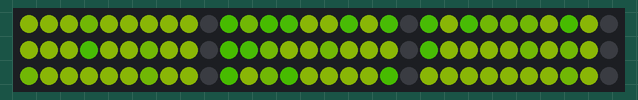
Recording of a sketch running on a simulated Arduino Uno, built with avr-gcc and run on an emulated ATmega328P. On the bench: 90 RGB LEDs in strip order, left to right, continuing on the next row. Dim RGB values are drawn brighter than linear; random numbers use the default seed unless the sketch sets one.

Above: at 1.4 s.
At 14.9 s:
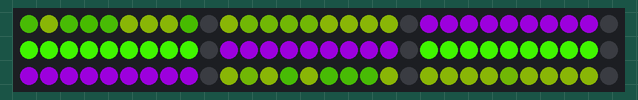
At 17.63 s:
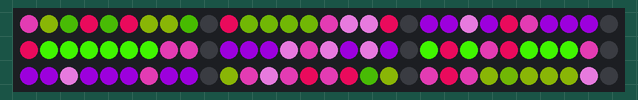
At 20.3 s:
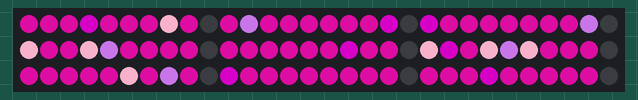
At 25.6 s:
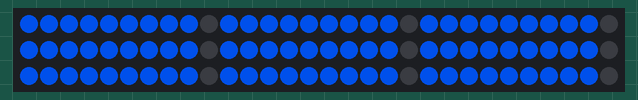
At 36.9 s:
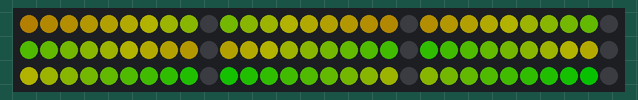

The sketch:

pollution.ino
```cpp
// https://github.com/FastLED/FastLED/blob/master/examples/XYMatrix/XYMatrix.ino

#include <FastLED.h>

#define LED_PIN  3

#define COLOR_ORDER GRB
#define CHIPSET     WS2811

#define BRIGHTNESS 255
// Helper functions for an two-dimensional XY matrix of pixels.
// Simple 2-D demo code is included as well.
//
//     XY(x,y) takes x and y coordinates and returns an LED index number,
//             for use like this:  leds[ XY(x,y) ] == CRGB::Red;
//             No error checking is performed on the ranges of x and y.
//
//     XYsafe(x,y) takes x and y coordinates and returns an LED index number,
//             for use like this:  leds[ XY(x,y) ] == CRGB::Red;
//             Error checking IS performed on the ranges of x and y, and an
//             index of "-1" is returned.  Special instructions below
//             explain how to use this without having to do your own error
//             checking every time you use this function.
//             This is a slightly more advanced technique, and
//             it REQUIRES SPECIAL ADDITIONAL setup, described below.


// Params for width and height
const uint8_t kMatrixWidth = 9;
const uint8_t kMatrixHeight = 9;
const uint8_t kUnlitPixelsPerRow = 1;

// Param for different pixel layouts
const bool    kMatrixSerpentineLayout = true;


// Set 'kMatrixSerpentineLayout' to false if your pixels are
// laid out all running the same way, like this:
//
//     0 >  1 >  2 >  3 >  4
//                         |
//     .----<----<----<----'
//     |
//     5 >  6 >  7 >  8 >  9
//                         |
//     .----<----<----<----'
//     |
//    10 > 11 > 12 > 13 > 14
//                         |
//     .----<----<----<----'
//     |
//    15 > 16 > 17 > 18 > 19
//
// Set 'kMatrixSerpentineLayout' to true if your pixels are
// laid out back-and-forth, like this:
//
//     0 >  1 >  2 >  3 >  4
//                         |
//                         |
//     9 <  8 <  7 <  6 <  5
//     |
//     |
//    10 > 11 > 12 > 13 > 14
//                        |
//                        |
//    19 < 18 < 17 < 16 < 15
//
// Bonus vocabulary word: anything that goes one way
// in one row, and then backwards in the next row, and so on
// is call "boustrophedon", meaning "as the ox plows."


// This function will return the right 'led index number' for
// a given set of X and Y coordinates on your matrix.
// IT DOES NOT CHECK THE COORDINATE BOUNDARIES.
// That's up to you.  Don't pass it bogus values.
//
// Use the "XY" function like this:
//
//    for( uint8_t x = 0; x < kMatrixWidth; x++) {
//      for( uint8_t y = 0; y < kMatrixHeight; y++) {
//
//        // Here's the x, y to 'led index' in action:
//        leds[ XY( x, y) ] = CHSV( random8(), 255, 255);
//
//      }
//    }
//
//
uint16_t XY( uint8_t x, uint8_t y)
{
  uint16_t i;
  if( kMatrixSerpentineLayout == false) {
    i = (y * kMatrixWidth) + x;
  }

  if( kMatrixSerpentineLayout == true) {
    if( y & 0x01) {
      // Odd rows run backwards
      uint8_t reverseX = (kMatrixWidth - 1) - x;
      // i = (y * kMatrixWidth) + reverseX;
      i = (y * kMatrixWidth) + reverseX + (y * kUnlitPixelsPerRow);
    } else {
      // Even rows run forwards
      // i = (y * kMatrixWidth) + x;
      i = (y * kMatrixWidth) + x + (y * kUnlitPixelsPerRow);
    }
  }

  return i;
}


// Once you've gotten the basics working (AND NOT UNTIL THEN!)
// here's a helpful technique that can be tricky to set up, but
// then helps you avoid the needs for sprinkling array-bound-checking
// throughout your code.
//
// It requires a careful attention to get it set up correctly, but
// can potentially make your code smaller and faster.
//
// Suppose you have an 8 x 5 matrix of 40 LEDs.  Normally, you'd
// delcare your leds array like this:
//    CRGB leds[40];
// But instead of that, declare an LED buffer with one extra pixel in
// it, "leds_plus_safety_pixel".  Then declare "leds" as a pointer to
// that array, but starting with the 2nd element (id=1) of that array:
//    CRGB leds_with_safety_pixel[41];
//    CRGB* const leds( leds_plus_safety_pixel + 1);
// Then you use the "leds" array as you normally would.
// Now "leds[0..N]" are aliases for "leds_plus_safety_pixel[1..(N+1)]",
// AND leds[-1] is now a legitimate and safe alias for leds_plus_safety_pixel[0].
// leds_plus_safety_pixel[0] aka leds[-1] is now your "safety pixel".
//
// Now instead of using the XY function above, use the one below, "XYsafe".
//
// If the X and Y values are 'in bounds', this function will return an index
// into the visible led array, same as "XY" does.
// HOWEVER -- and this is the trick -- if the X or Y values
// are out of bounds, this function will return an index of -1.
// And since leds[-1] is actually just an alias for leds_plus_safety_pixel[0],
// it's a totally safe and legal place to access.  And since the 'safety pixel'
// falls 'outside' the visible part of the LED array, anything you write
// there is hidden from view automatically.
// Thus, this line of code is totally safe, regardless of the actual size of
// your matrix:
//    leds[ XYsafe( random8(), random8() ) ] = CHSV( random8(), 255, 255);
//
// The only catch here is that while this makes it safe to read from and
// write to 'any pixel', there's really only ONE 'safety pixel'.  No matter
// what out-of-bounds coordinates you write to, you'll really be writing to
// that one safety pixel.  And if you try to READ from the safety pixel,
// you'll read whatever was written there last, reglardless of what coordinates
// were supplied.

#define NUM_LEDS (kMatrixWidth * kMatrixHeight) + (kMatrixHeight * kUnlitPixelsPerRow)
CRGB leds_plus_safety_pixel[ NUM_LEDS + 1];
CRGB* const leds( leds_plus_safety_pixel + 1);

uint16_t XYsafe( uint8_t x, uint8_t y)
{
  if( x >= kMatrixWidth) return -1;
  if( y >= kMatrixHeight) return -1;
  return XY(x,y);
}

// Demo that USES "XY" follows code below

void loop()
{
//    uint32_t ms = millis();
//    int32_t yHueDelta32 = ((int32_t)cos16( ms * (27/1) ) * (350 / kMatrixWidth));
//    int32_t xHueDelta32 = ((int32_t)cos16( ms * (39/1) ) * (310 / kMatrixHeight));
//    DrawOneFrame( ms / 65536, yHueDelta32 / 32768, xHueDelta32 / 32768);
//    if( ms < 5000 ) {
//      FastLED.setBrightness( scale8( BRIGHTNESS, (ms * 256) / 5000));
//    } else {
//      FastLED.setBrightness(BRIGHTNESS);
//    }
//     VerticalHorizontalRainbow(10);
//       SingleHSV(10, 255, 255);
//       FastLED.show();
//       delay(1000);
//         SingleHSV(138, 255, 255);
//       FastLED.show();
//       delay(1000);
//        HueGradient();
//        FastLED.show();
        //RowsSingleHSV();

// Random colours
   for (byte i = 0; i < 25; i++) {
      RandomColours();
      FastLED.show();
      delay(50);
   }

// Polluted sparkles

    for (byte i = 0; i < 10; i++) {
      SingleHSV(70, 210, 150);
      SparklingOverlay(50, 74, 210, 150);
      SparklingOverlay(25, 81, 255, 150);
      SparklingOverlay(25, 81, 210, 150);
      FastLED.show();
      delay(1000);
    }

    Alert();
    delay(1000);

    PrettyPinkSparkles();
    PrettyBlueSparkles();

    DrawOneFrameHSV(40, 3, 3, 255, 0, 0, 150, 0, 0);
    FastLED.show();
    delay(5000);

      for (byte i = 0; i < 50; i++) {
        DrawOneFrameHSV(60, i/2, i/2, 0, i/4, i/4, 0, i/3, i/3);
        FastLED.show();
        delay(100);
      }

}

void SparklingOverlay(byte sparkleChance, byte H, byte S, byte V)
{
  for( byte y = 0; y < kMatrixHeight; y++) {
    for( byte x = 0; x < kMatrixWidth; x++) {
        if (Sparkling(sparkleChance)) {
          leds[ XY(x, y)]  = CHSV( H, S, V);
        }
    }
  }
}

boolean Sparkling(byte sparkleChance)
{
    return sparkleChance > 0 and sparkleChance >= random(256);
}

void VerticalHorizontalRainbow(byte count)
{
      for (byte i = 0; i < count; i++) {
         VerticalRainbow();
         FastLED.show();
         delay(500);

         HorizontalRainbow();
         FastLED.show();
         delay(500);
      }
}

void Alert()
{

        for (byte i = 0; i < 30; i++) {
          RowSingleHSV(6, 85, 255, 255);
          RowSingleHSV(5, 200, 255, 255);
          RowSingleHSV(4, 85, 255, 255);
          RowSingleHSV(3, 200, 255, 255);
          RowSingleHSV(2, 85, 255, 255);
          FastLED.show();
          delay(50);

          RowSingleHSV(6, 200, 255, 255);
          RowSingleHSV(5, 85, 255, 255);
          RowSingleHSV(4, 200, 255, 255);
          RowSingleHSV(3, 85, 255, 255);
          RowSingleHSV(2, 200, 255, 255);
          FastLED.show();
          delay(50);
        }
}
void PrettyPinkSparkles()
{
        SparklingOverlay(25, 210, 100, 255);
        FastLED.show();
        delay(300);
        SparklingOverlay(25, 216, 150, 255);
        FastLED.show();
        delay(300);
        SparklingOverlay(25, 230, 210, 255);
        FastLED.show();
        delay(300);
        SparklingOverlay(25, 210, 100, 255);
        FastLED.show();
        delay(300);
        SparklingOverlay(25, 216, 150, 255);
        FastLED.show();
        delay(300);
        SparklingOverlay(25, 230, 210, 255);
        FastLED.show();
        delay(300);
        SparklingOverlay(25, 210, 100, 255);
        FastLED.show();
        delay(300);
        SparklingOverlay(25, 216, 150, 255);
        FastLED.show();
        delay(300);
        SparklingOverlay(25, 230, 210, 255);
        FastLED.show();
        delay(300);
        SparklingOverlay(25, 210, 100, 255);
        FastLED.show();
        delay(300);
        SparklingOverlay(25, 216, 150, 255);
        FastLED.show();
        delay(300);
        SparklingOverlay(25, 230, 210, 255);
        FastLED.show();
        delay(300);

        for (byte i = 0; i < 10; i++) {
            SingleHSV(216, 210, 255);
            SparklingOverlay(25, 230, 50, 255);
            SparklingOverlay(25, 210, 255, 255);
            SparklingOverlay(25, 200, 100, 255);
            FastLED.show();
            delay(500);
            SparklingOverlay(10, 216, 0, 255);
            FastLED.show();
            delay(50);
        }
}

void PrettyBlueSparkles()
{
        for (byte i = 0; i < 20; i++) {
            SingleHSV(148, 255, 255);
            FastLED.show();
            delay(500);
            SparklingOverlay(10, 148, 0, 255);
            FastLED.show();
            delay(50);
        }
}

void HueGradient()
{
  for( byte y = 0; y < kMatrixHeight; y++) {
    for( byte x = 0; x < kMatrixWidth; x++) {
      leds[ XY(x, y)]  = CHSV( y * 255 / kMatrixHeight + (x * 255 / (kMatrixHeight * kMatrixWidth)), 255, 255);
//      Serial.print(x);
//      Serial.print(" ");
//      Serial.print(y);
//      Serial.print(" ");
//      Serial.println(y * 255 / kMatrixHeight + (x * 255 / (kMatrixHeight * kMatrixWidth)));
    }
  }
}
void RowsSaturation()
{
        RowSaturation(0, 20, 255);  // Dull Orange
        RowSaturation(1, 30, 255);  // Brown
        RowSaturation(2, 74, 255);  // Polluted Yellow
        RowSaturation(3, 81, 255);  // Polluted Green
        RowSaturation(4, 113, 255); // Polluted Turquoise
        RowSaturation(5, 138, 255); // Natural sky
        RowSaturation(6, 148, 255); // Bluer sky
        RowSaturation(7, 195, 255); // Purple
        RowSaturation(8, 216, 255); // Pretty pink
}

void RandomColours()
{
  for( byte y = 0; y < kMatrixHeight; y++) {
    for( byte x = 0; x < kMatrixWidth; x++) {
      leds[ XY(x, y)]  = CHSV( random8(), 255, 255);
    }
  }
}

void RowSaturation(byte Row, byte H, byte V)
{
  for (byte x = 0; x < kMatrixWidth; x++) {
    leds[ XY(x, Row)] = CHSV( H, 255 - (x * 15), V);
//    Serial.print(x);
//    Serial.print(" ");
//    Serial.println(255 - (x * 15));
  }
}
void RowsSingleHSV()
{
        RowSingleHSV(0, 30, 255, 150);  // Brown
        RowSingleHSV(1, 30, 210, 150);  // Brown
        RowSingleHSV(2, 74, 255, 150);  // Polluted Yellow
        RowSingleHSV(3, 74, 210, 150);  // Polluted Yellow
        RowSingleHSV(4, 81, 255, 150);  // Polluted Green
        RowSingleHSV(5, 81, 210, 150);  // Polluted Green
        RowSingleHSV(6, 113, 255, 150); // Polluted Turquoise
        RowSingleHSV(7, 113, 210, 150); // Polluted Turquoise
        RowSingleHSV(8, 74, 210, 150); // Polluted Yellow - less bright
}

void RowSingleHSV(byte Row, byte H, byte S, byte V)
{
  for (byte x = 0; x < kMatrixWidth; x++) {
    leds[ XY(x, Row)] = CHSV( H, S, V);
//    Serial.print(x);
//    Serial.print(" ");
  }
}

void SingleHSV(byte H, byte S, byte V)
{
  for( byte y = 0; y < kMatrixHeight; y++) {
    for( byte x = 0; x < kMatrixWidth; x++) {
      leds[ XY(x, y)]  = CHSV( H, S, V);
    }
  }
}

void VerticalRainbow()
{
      for( byte y = 0; y < kMatrixHeight; y++) {
          for( byte x = 0; x < kMatrixWidth; x++) {
              leds[ XY(x, y)]  = CHSV( y*25.5, 255, 255);
          };
      };
}

void HorizontalRainbow()
{
      for( byte x = 0; x < kMatrixHeight; x++) {
          for( byte y = 0; y < kMatrixWidth; y++) {
              leds[ XY(x, y)]  = CHSV( x*25.5, 255, 255);
          };
      };
}

void DrawOneFrame( byte startHue8, int8_t yHueDelta8, int8_t xHueDelta8)
{
  byte lineStartHue = startHue8;
  for( byte y = 0; y < kMatrixHeight; y++) {
    lineStartHue += yHueDelta8;
    byte pixelHue = lineStartHue;
    for( byte x = 0; x < kMatrixWidth; x++) {
      pixelHue += xHueDelta8;
      leds[ XY(x, y)]  = CHSV( pixelHue, 255, 255);
    }
  }
}

void DrawOneFrameHSV( byte startHue8, int8_t yHueDelta8, int8_t xHueDelta8, byte startS8, int8_t ySDelta8, int8_t xSDelta8, byte startV8, int8_t yVDelta8, int8_t xVDelta8)
{
  byte lineStartHue = startHue8;
  byte lineStartS = startS8;
  byte lineStartV = startV8;
  for( byte y = 0; y < kMatrixHeight; y++) {
    lineStartHue += yHueDelta8;
    lineStartS += ySDelta8;
    lineStartV += yVDelta8;
    byte pixelHue = lineStartHue;
    byte pixelS = lineStartS;
    byte pixelV = lineStartV;
    for( byte x = 0; x < kMatrixWidth; x++) {
      pixelHue += xHueDelta8;
      pixelS += xSDelta8;
      pixelV += xVDelta8;
      leds[ XY(x, y)]  = CHSV( pixelHue, pixelS, pixelV);
    }
  }
}

void setup() {
  FastLED.addLeds<CHIPSET, LED_PIN, COLOR_ORDER>(leds, NUM_LEDS).setCorrection(TypicalSMD5050);
  FastLED.setBrightness( BRIGHTNESS );
  // Serial.begin(115200);
}
```
